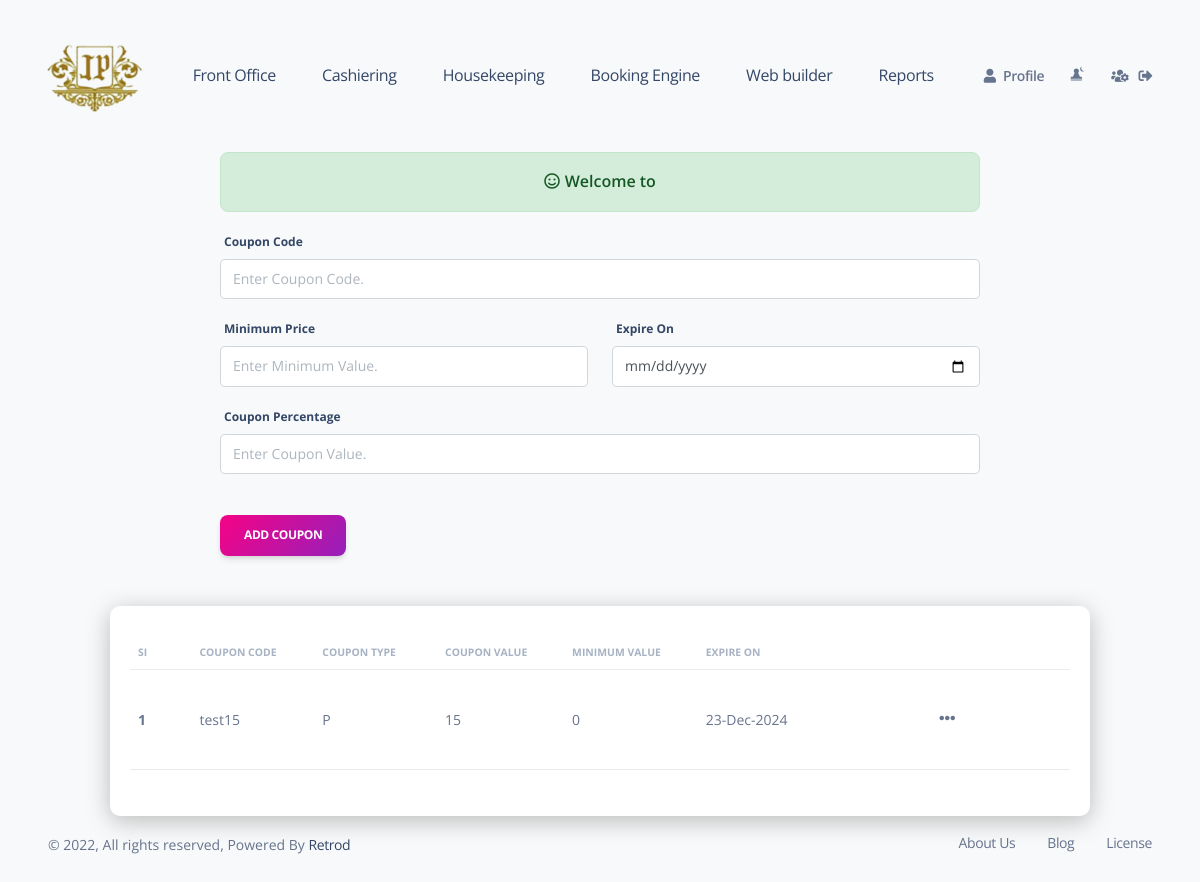
The page /coupon_code.php (signed in) on the database its author committed.
### tables this page shows
CREATE TABLE `couponcode` (
  `id` int(11) NOT NULL,
  `hotelId` varchar(11) NOT NULL,
  `coupon_code` varchar(250) NOT NULL,
  `coupon_type` enum('P','F') NOT NULL,
  `min_value` float NOT NULL,
  `coupon_value` float NOT NULL,
  `expire_on` date NOT NULL,
  `addBy` text NOT NULL,
  `add_on` datetime NOT NULL DEFAULT current_timestamp(),
  `status` int(11) NOT NULL DEFAULT 1
);

### coupon_code.php (the view, shortened to what this page needs)
<?php
include (SERVER_INCLUDE_PATH.'db.php');
include (SERVER_INCLUDE_PATH.'function.php');
$couponCode = '';
$minVal = '';
$expireOn = '';
$couponValue = '';
$btn = 'Add Coupon';
$disable = '';
?>
<!DOCTYPE html>
<html lang="en">
<head>
<?php include(FO_SERVER_SCREEN_PATH.'link.php') ?>
</head>
<body class="g-sidenav-show  bg-gray-100">
  <main class="main-content position-relative max-height-vh-100 h-100 border-radius-lg ">
    <?php include(FO_SERVER_SCREEN_PATH.'navbar.php') ?>
    <div class="container-fluid py-4" id="manage_room">
            <div class="row">
                <div class="col-12">
                    <div class="multisteps-form">
                        <div class="row">
                            <div class="col-12 col-lg-8 m-auto">
                            <?php echo SuccessMsg(); echo ErrorMsg() ?>
                                <form action="" id="manageForm" method="post" enctype="multipart/form-data">
                                    <div class="form-group">
                                        <label for="couponCode">Coupon Code</label>
                                        <input <?php echo $disable ?> required class="form-control" type="text" id="couponCode" name="couponCode" placeholder="Enter Coupon Code." value="<?php echo $couponCode ?>">
                                    </div>
                                    <div class="row p0">
                                        <div class="form-group col-md-6">
                                            <label for="minVal">Minimum Price</label>
                                            <input required class="form-control" type="number" id="minVal" name="minVal" placeholder="Enter Minimum Value." value="<?php echo $minVal ?>">
                                        </div>
                                        <div class="form-group col-md-6">
                                            <label for="expireOn">Expire On</label>
                                            <input required class="form-control" type="date" id="expireOn" name="expireOn" value="<?php echo $expireOn ?>">
                                        </div>
                                    </div>
                                    <div class="form-group">
                                        <label for="couponValue">Coupon Percentage</label>
                                        <input <?php echo $disable ?> required class="form-control" type="number" id="couponValue" name="couponValue" placeholder="Enter Coupon Value." value="<?php echo $couponValue ?>">
                                    </div>
                                    <div class="s25"></div>
                                    <button class="btn bg-gradient-primary mb-0 mt-lg-auto" type="submit" name="submit"><?php echo $btn ?></button>
                                    <div class="s25"></div>
                                    <div class="s25"></div>
                                </form>
                            </div>
                        </div>
                        <div class="row">
                            <div class="col-md-10 offset-md-1" style="background: white;box-shadow: 0 5px 25px #00000040;padding: 30px 20px;border-radius: 10px;">
                                <div class="table table-responsive">
                                    <table class="table align-items-center mb-0">
                                        <tr>
                                            <th width="5%" class="text-uppercase text-secondary text-xxs font-weight-bolder opacity-7">SI</th>
                                            <th width="10%" class="text-uppercase text-secondary text-xxs font-weight-bolder opacity-7">Coupon Code</th>
                                            <th width="10%" class="text-uppercase text-secondary text-xxs font-weight-bolder opacity-7">coupon Type</th>
                                            <th width="10%" class="text-uppercase text-secondary text-xxs font-weight-bolder opacity-7">Coupon Value</th>
                                            <th width="10%" class="text-uppercase text-secondary text-xxs font-weight-bolder opacity-7">Minimum value</th>
                                            <th width="10%" class="text-uppercase text-secondary text-xxs font-weight-bolder opacity-7">Expire On</th>
                                            <th width="20%" class="text-uppercase text-secondary text-xxs font-weight-bolder opacity-7"></th>
                                        </tr>
                                        <?php
                                            $si = 0;
                                            $sql = mysqli_query($conDB, "select * from couponcode where hotelId = '$hotelId'");
                                            if(mysqli_num_rows($sql) > 0){
                                                while($row = mysqli_fetch_assoc($sql)){
                                                    $si++;
                                                    $id = $row['id'];
                                                    if($row['status'] == 1){
                                                        $status = "<a class='tableIcon status bg-gradient-success deactive' href='coupon_code.php?status=$id' data-bs-toggle='tooltip' data-bs-placement='top' data-bs-original-title='Deactive'><i class='far fa-eye'></i></a>";
                                                    }else{
                                                        $status = "<a class='tableIcon status bg-gradient-warning  active' href='coupon_code.php?status=$id' data-bs-toggle='tooltip' data-bs-placement='top' data-bs-original-title='Active'><i class='far fa-eye-slash'></i></a>";
                                                    }
                                                    $update = "<a class='tableIcon update bg-gradient-info' href='coupon_code.php?update=$id' data-bs-toggle='tooltip' data-bs-placement='top' data-bs-original-title='Edit'><i class='far fa-edit'></i></a>";
                                                    $date = formatingDate($row['expire_on']);
                                                    echo "
                                                        <tr>
                                                            <td class='mb-0 text-sm'><b>$si</b></td>
                                                            <td class='mb-0 text-sm'>{$row['coupon_code']}</td>
                                                            <td class='mb-0 text-sm'>{$row['coupon_type']}</td>
                                                            <td class='mb-0 text-sm'>{$row['coupon_value']}</td>
                                                            <td class='mb-0 text-sm'>{$row['min_value']}</td>
                                                            <td class='mb-0 text-sm'>{$date}</td>
                                                            <td>
                                                                <div class='tableCenter'>
                                                                    <span class='tableHide'><i class='fas fa-ellipsis-h'></i></span>
                                                                    <span class='tableHoverShow'>
                                                                    $status
                                                                    $update
                                                                    </span>
                                                                </div>
                                                            </td>
                                                        </tr>
                                                    ";
                                                }
                                            }else{
                                                echo "
                                                        <tr>
                                                            <td calspan='7'>No Data</td>
                                                        </tr>
                                                    ";
                                            }
                                        ?>
                                    </table>
                                </div>
                            </div>
                        </div>
                    </div>
                </div>
            </div>
            <?php include(FO_SERVER_SCREEN_PATH.'footer.php') ?>
        </div>
  </main>
</body>
</html>

### css/style.css (style rules this page uses)
body { height: 100vh; }
* { caret-color: rgba(0, 0, 0, 0); }
label { -webkit-user-select: none; -moz-user-select: none; -ms-user-select: none; user-select: none; }
input { caret-color: #1a1a1a; }
body { overflow-x: hidden; }
.s25 { width: 100%; height: 25px; display: block; }
table td { transition: 0.3s ease-in-out; }
table tr .tableCenter { width: 100%; min-width: 100px; display: flex; justify-content: center; align-items: center; }
table tr .tableHide { display: block; }
#manage_room td { height: 100px; }
.col-12 { position: relative; }
.form-group { position: relative; }
.s5, .s15, .s25 { width: 100%; }
.s25 { height: 25px; }

### rows shown on the page
couponcode: coupon_code "test15", coupon_type "P", coupon_value "15", min_value "0", expire_on "23-Dec-2024"

### other values the page prints
SuccessMsg() "Welcome to"
$btn "ADD COUPON"
